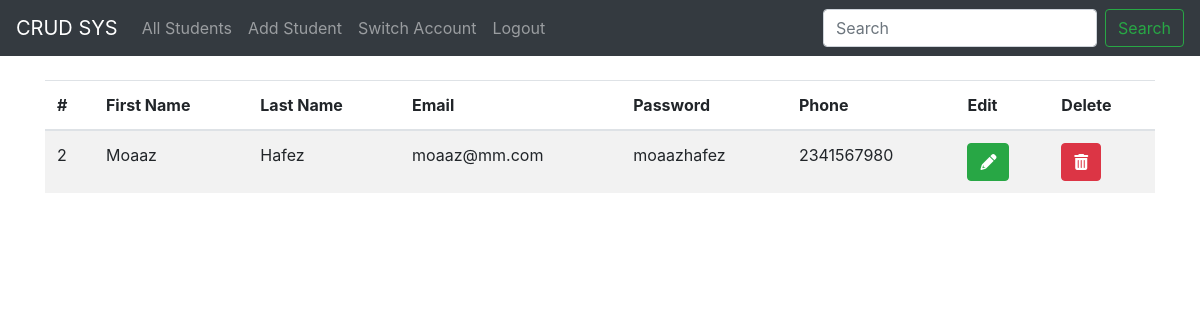
Screenshot of /studentController.php?show=2 with the database file from the repository.
### tables this page shows
CREATE TABLE `students` (
  `id` int(11) NOT NULL,
  `fname` varchar(255) NOT NULL,
  `lname` varchar(255) NOT NULL,
  `email` varchar(255) NOT NULL,
  `password` varchar(255) NOT NULL,
  `phone` varchar(255) NOT NULL
);

### db.php (called while the page is built, shortened)
<?php
class DB
{
    private $host = "localhost";
    private $dbname = "phpcrudpdo";
    private $user = "root";
    private $password = "";
    private $dbtype = "mysql";
    private $connection;
    public function __construct()
    {
        try {
            $this->connection = new pdo(
                "$this->dbtype:
                    host=$this->host;
                    dbname=$this->dbname",
                $this->user,
                $this->password
            );
            $this->connection->setAttribute(PDO::ATTR_ERRMODE, PDO::ERRMODE_EXCEPTION);
        } catch (PDOException $e) {
            echo " Fail " . $e->getMessage();
        }
    }
    function showRow($table, $condition)
    {
        return $this->connection->query("select * from $table $condition");
    }
}

### studentController.php (the view, shortened to what this page needs)
<?php
require_once("db.php");
$connection = new DB();
$conn = $connection->getConnection();
if (isset($_POST["login"])) {
    try {
        if (empty($_POST["email"]) || empty($_POST["password"])) {
            $_SESSION['errMessage'] = $connection->errMessage("All fields are required");
            header("Location:login.php");
        } else {
            $_SESSION['errMessage'] = '';
            $query = "SELECT * FROM students WHERE email = :email AND password = :password";
            $statement = $conn->prepare($query);
            $statement->execute(
                array(
                    'email'        =>     $_POST["email"],
                    'password'     =>     $_POST["password"]
                )
            );
            $count = $statement->rowCount();
            if ($count > 0) {
                $_SESSION['errMessage'] = '';
                $_SESSION["email"] = $_POST["email"];
                $rowData = $statement->fetch();
                $_SESSION["Name"] = $rowData["fname"] . " " . $rowData["lname"];
                header("location:list.php");
            } else {
                $_SESSION["email"] = '';
                $_SESSION["Name"] = '';
                $_SESSION['errMessage'] = $connection->errMessage("Email or Password Invalid!");
                header("Location:login.php");
            }
        }
    } catch (PDOException $error) {
        echo "Errrrrror " . $connection->errMessage($error->getMessage());
    }
}
else if (isset($_GET['show'])) {
    $query = $connection->showRow('students', "where id = {$_GET['show']}");
    $query->execute();
    $result = $query->fetch(PDO::FETCH_OBJ);
    if ($query->rowCount() > 0) {
?>
<!DOCTYPE html>
<html lang="en">
<head>
    <link rel="stylesheet" href="https://cdnjs.cloudflare.com/ajax/libs/font-awesome/6.0.0-beta3/css/all.min.css"
 />
    <link rel="stylesheet" href="https://maxcdn.bootstrapcdn.com/bootstrap/4.0.0/css/bootstrap.min.css"
>
</head>
<body>
    <nav class="navbar navbar-expand-lg navbar-dark bg-dark">
        <a class="navbar-brand" href="#">CRUD SYS</a>
        <div class="collapse navbar-collapse" id="navbarSupportedContent">
            <ul class="navbar-nav mr-auto">
                <li class="nav-item">
                    <a class="nav-link" href="list.php">All Students</a>
                </li>
                <li class="nav-item">
                    <a class="nav-link" href="addStudent.php">Add Student</a>
                </li>
                <li class="nav-item">
                    <a class="nav-link" href="login.php">Switch Account</a>
                </li>
                <li class="nav-item">
                    <a class="nav-link" href="studentController.php<?php echo "?logout" ?>">Logout</a>
                </li>
            </ul>
            <form class="form-inline my-2 my-lg-0">
                <input class="form-control mr-sm-2" type="search" placeholder="Search" aria-label="Search">
                <button class="btn btn-outline-success my-2 my-sm-0" type="submit">Search</button>
            </form>
        </div>
    </nav>
    <div class="container">
        <div class="row">
            <div class="col-md-12">
                <br>
                <div class="table-responsive">
                    <table id="mytable" class="table table-bordred table-striped">
                        <thead>
                            <th>#</th>
                            <th>First Name</th>
                            <th>Last Name</th>
                            <th>Email</th>
                            <th>Password</th>
                            <th>Phone</th>
                            <th>Edit</th>
                            <th>Delete</th>
                        </thead>
                        <tbody>
                            <tr>
                                <td><?php echo htmlentities($result->id); ?></td>
                                <td><?php echo htmlentities($result->fname); ?></td>
                                <td><?php echo htmlentities($result->lname); ?></td>
                                <td><?php echo htmlentities($result->email); ?></td>
                                <td><?php echo htmlentities($result->password); ?></td>
                                <td><?php echo htmlentities($result->phone); ?></td>
                                <td>
                                    <a href="studentController.php?update=<?php echo htmlentities($result->id); ?>">
                                        <button class="btn btn-success btn-xs">
                                            <span class="fas fa-pencil-alt"></span>
                                        </button>
                                    </a>
                                </td>
                                <td>
                                    <a href="studentController.php?del=<?php echo htmlentities($result->id); ?>">
                                        <button class="btn btn-danger btn-xs"
                                            onClick="return confirm('Do you really want to delete');">
                                            <span class="fas fa-trash-alt"></span>
                                        </button>
                                    </a>
                                </td>
                            </tr>
                            <?php
                            } else {
                                echo '<td colspan="8" style="text-align: center;
                                    font-size:22px; font-weight:bold; padding:20px">Student Not Found</td>';
                            }
                                ?>
                        </tbody>
                    </table>
                </div>
            </div>
        </div>
    </div>
</body>
</html>
<?php
    }
    ?>

### rows the page displays
students: id "2", fname "Moaaz", lname "Hafez", email "moaaz@mm.com", password "moaazhafez", phone "2341567980"
